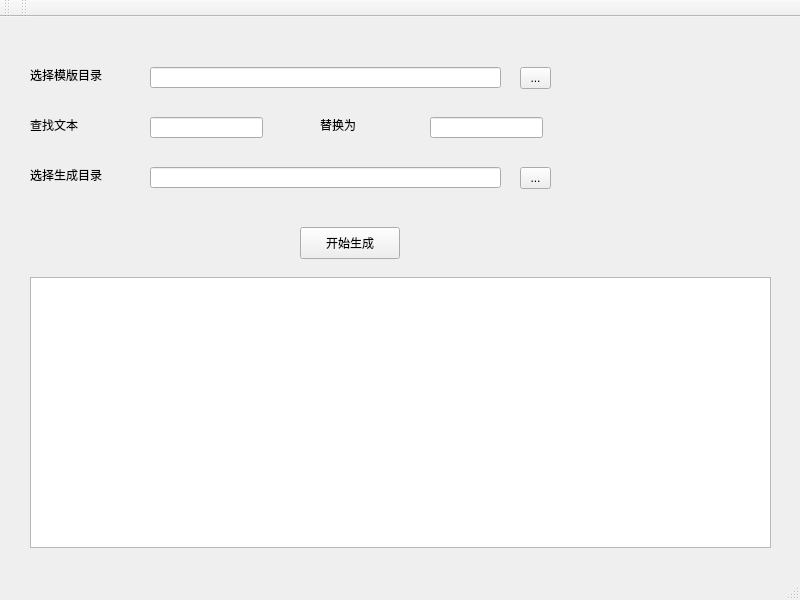
<?xml version="1.0" encoding="UTF-8"?>
<ui version="4.0">
 <class>createFile</class>
 <widget class="QMainWindow" name="createFile">
  <property name="geometry">
   <rect>
    <x>0</x>
    <y>0</y>
    <width>800</width>
    <height>600</height>
   </rect>
  </property>
  <property name="windowTitle">
   <string>创建新的体系文件</string>
  </property>
  <widget class="QWidget" name="centralwidget">
   <widget class="QLabel" name="label">
    <property name="geometry">
     <rect>
      <x>30</x>
      <y>50</y>
      <width>81</width>
      <height>16</height>
     </rect>
    </property>
    <property name="text">
     <string>选择模版目录</string>
    </property>
   </widget>
   <widget class="QLabel" name="label_2">
    <property name="geometry">
     <rect>
      <x>30</x>
      <y>100</y>
      <width>58</width>
      <height>16</height>
     </rect>
    </property>
    <property name="text">
     <string>查找文本</string>
    </property>
   </widget>
   <widget class="QLineEdit" name="oldWord">
    <property name="geometry">
     <rect>
      <x>150</x>
      <y>100</y>
      <width>113</width>
      <height>21</height>
     </rect>
    </property>
   </widget>
   <widget class="QLineEdit" name="newWord">
    <property name="geometry">
     <rect>
      <x>430</x>
      <y>100</y>
      <width>113</width>
      <height>21</height>
     </rect>
    </property>
   </widget>
   <widget class="QLabel" name="label_4">
    <property name="geometry">
     <rect>
      <x>320</x>
      <y>100</y>
      <width>58</width>
      <height>16</height>
     </rect>
    </property>
    <property name="text">
     <string>替换为</string>
    </property>
   </widget>
   <widget class="QToolButton" name="chooseTemplateFolder">
    <property name="geometry">
     <rect>
      <x>520</x>
      <y>50</y>
      <width>31</width>
      <height>22</height>
     </rect>
    </property>
    <property name="text">
     <string>...</string>
    </property>
   </widget>
   <widget class="QLineEdit" name="templateFolder">
    <property name="geometry">
     <rect>
      <x>150</x>
      <y>50</y>
      <width>351</width>
      <height>21</height>
     </rect>
    </property>
    <property name="readOnly">
     <bool>true</bool>
    </property>
   </widget>
   <widget class="QPushButton" name="create">
    <property name="geometry">
     <rect>
      <x>300</x>
      <y>210</y>
      <width>100</width>
      <height>32</height>
     </rect>
    </property>
    <property name="text">
     <string>开始生成</string>
    </property>
   </widget>
   <widget class="QLabel" name="label_3">
    <property name="geometry">
     <rect>
      <x>30</x>
      <y>150</y>
      <width>81</width>
      <height>16</height>
     </rect>
    </property>
    <property name="text">
     <string>选择生成目录</string>
    </property>
   </widget>
   <widget class="QLineEdit" name="targetFolder">
    <property name="geometry">
     <rect>
      <x>150</x>
      <y>150</y>
      <width>351</width>
      <height>21</height>
     </rect>
    </property>
    <property name="readOnly">
     <bool>true</bool>
    </property>
   </widget>
   <widget class="QToolButton" name="chooseTargetFolder">
    <property name="geometry">
     <rect>
      <x>520</x>
      <y>150</y>
      <width>31</width>
      <height>22</height>
     </rect>
    </property>
    <property name="text">
     <string>...</string>
    </property>
   </widget>
   <widget class="QTextBrowser" name="showLog">
    <property name="geometry">
     <rect>
      <x>30</x>
      <y>260</y>
      <width>741</width>
      <height>271</height>
     </rect>
    </property>
   </widget>
  </widget>
  <widget class="QStatusBar" name="statusbar"/>
  <widget class="QToolBar" name="toolBar">
   <property name="windowTitle">
    <string>toolBar</string>
   </property>
   <attribute name="toolBarArea">
    <enum>TopToolBarArea</enum>
   </attribute>
   <attribute name="toolBarBreak">
    <bool>false</bool>
   </attribute>
  </widget>
  <widget class="QToolBar" name="toolBar_2">
   <property name="windowTitle">
    <string>toolBar_2</string>
   </property>
   <attribute name="toolBarArea">
    <enum>TopToolBarArea</enum>
   </attribute>
   <attribute name="toolBarBreak">
    <bool>false</bool>
   </attribute>
  </widget>
 </widget>
 <resources/>
 <connections/>
</ui>
